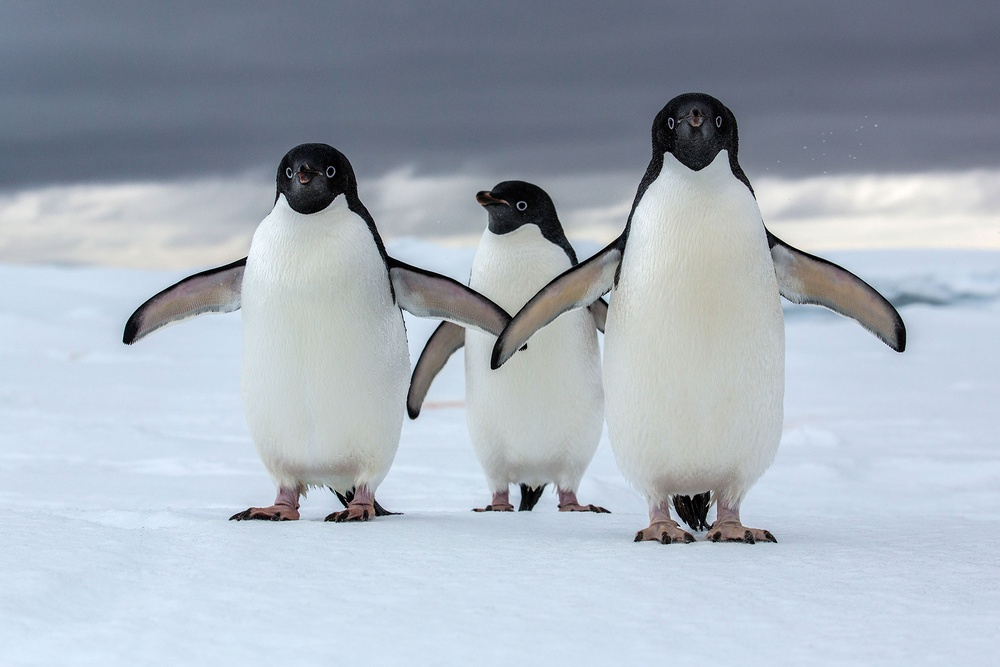
#> input picture tests/samples/penguin.jpg, 1000 x 667 px, shrunk from 2048 x 1365 before the run
$ python image_tests.py
#> lines starting #> are read from the running program, lines starting #| are printed output that depends on the picture
#
# script for evaluating some image processing features of opencv
#

import cv2


class ImageTests:


    def __init__(self):
        pass


    def grayscale(self):

        print("[ImageTests] :: testing grayscale image")

        # load an color image in grayscale
        img = cv2.imread('./samples/penguin.jpg', 0)
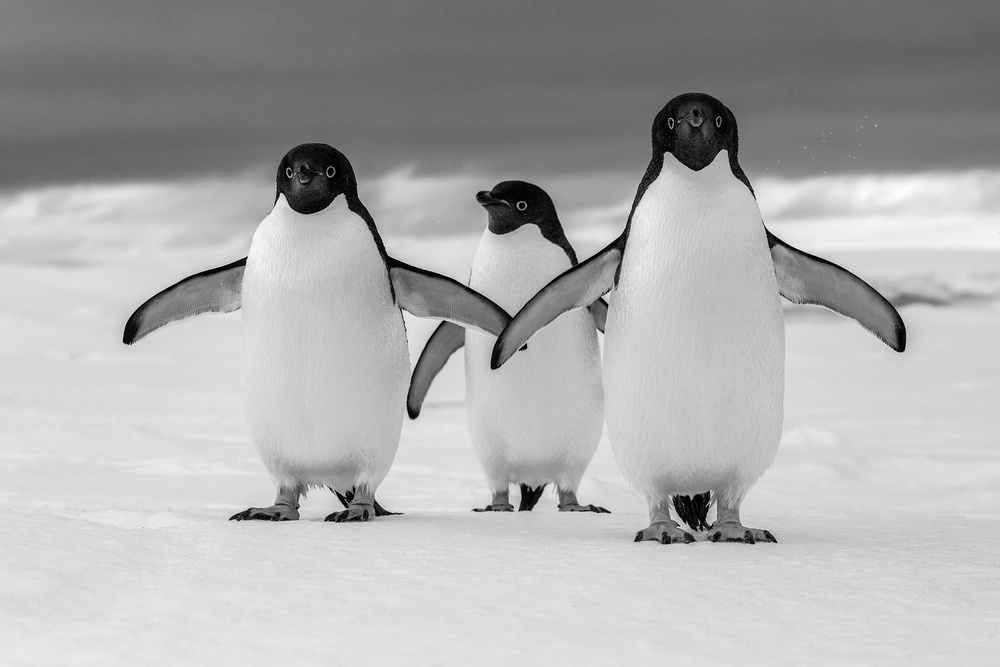
#> img: shape (667, 1000); min 0, max 254, mean 174.1

        cv2.imshow('image', img)

        """
        The function waits for specified milliseconds for any keyboard event.
        If you press any key in that time, the program continues.
        If 0 is passed, it waits indefinitely for a key stroke.
        """
        cv2.waitKey(0)

        # destroy all the windows we created
        cv2.destroyAllWindows()


if __name__ == "__main__":
    it = ImageTests()
    it.grayscale()
